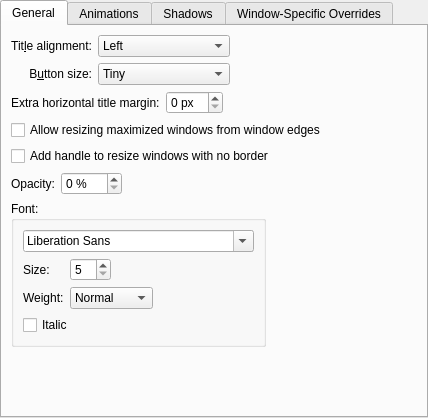
<?xml version="1.0" encoding="UTF-8"?>
<ui version="4.0">
 <class>BreezeConfigurationUI</class>
 <widget class="QWidget" name="BreezeConfigurationUI">
  <property name="geometry">
   <rect>
    <x>0</x>
    <y>0</y>
    <width>428</width>
    <height>418</height>
   </rect>
  </property>
  <layout class="QVBoxLayout" name="verticalLayout">
   <property name="margin">
    <number>0</number>
   </property>
   <item>
    <widget class="QTabWidget" name="tabWidget">
     <property name="currentIndex">
      <number>0</number>
     </property>
     <widget class="QWidget" name="tab">
      <attribute name="title">
       <string>General</string>
      </attribute>
      <layout class="QGridLayout" name="gridLayout_4">
       <item row="0" column="0">
        <widget class="QLabel" name="label_3">
         <property name="text">
          <string>Tit&amp;le alignment:</string>
         </property>
         <property name="alignment">
          <set>Qt::AlignRight|Qt::AlignTrailing|Qt::AlignVCenter</set>
         </property>
         <property name="buddy">
          <cstring>titleAlignment</cstring>
         </property>
        </widget>
       </item>
       <item row="0" column="1">
        <widget class="QComboBox" name="titleAlignment">
         <item>
          <property name="text">
           <string>Left</string>
          </property>
         </item>
         <item>
          <property name="text">
           <string>Center</string>
          </property>
         </item>
         <item>
          <property name="text">
           <string>Center (Full Width)</string>
          </property>
         </item>
         <item>
          <property name="text">
           <string>Right</string>
          </property>
         </item>
        </widget>
       </item>
       <item row="0" column="2">
        <spacer name="horizontalSpacer">
         <property name="orientation">
          <enum>Qt::Horizontal</enum>
         </property>
         <property name="sizeHint" stdset="0">
          <size>
           <width>40</width>
           <height>20</height>
          </size>
         </property>
        </spacer>
       </item>
       <item row="1" column="0">
        <widget class="QLabel" name="label_4">
         <property name="text">
          <string>B&amp;utton size:</string>
         </property>
         <property name="alignment">
          <set>Qt::AlignRight|Qt::AlignTrailing|Qt::AlignVCenter</set>
         </property>
         <property name="buddy">
          <cstring>buttonSize</cstring>
         </property>
        </widget>
       </item>
       <item row="1" column="1">
        <widget class="QComboBox" name="buttonSize">
         <item>
          <property name="text">
           <string>Tiny</string>
          </property>
         </item>
         <item>
          <property name="text">
           <string comment="@item:inlistbox Button size:">Small</string>
          </property>
         </item>
         <item>
          <property name="text">
           <string comment="@item:inlistbox Button size:">Medium</string>
          </property>
         </item>
         <item>
          <property name="text">
           <string comment="@item:inlistbox Button size:">Large</string>
          </property>
         </item>
         <item>
          <property name="text">
           <string comment="@item:inlistbox Button size:">Very Large</string>
          </property>
         </item>
        </widget>
       </item>
       <item row="2" column="0" colspan="3">
        <layout class="QHBoxLayout" name="horizontalLayout">
         <item>
          <widget class="QLabel" name="titleMarginLabel">
           <property name="text">
            <string>Extra horizontal title margin:</string>
           </property>
          </widget>
         </item>
         <item>
          <widget class="QSpinBox" name="titleMarginSpinBox">
           <property name="suffix">
            <string> px</string>
           </property>
          </widget>
         </item>
         <item>
          <spacer name="horizontalSpacer_8">
           <property name="orientation">
            <enum>Qt::Horizontal</enum>
           </property>
           <property name="sizeHint" stdset="0">
            <size>
             <width>40</width>
             <height>20</height>
            </size>
           </property>
          </spacer>
         </item>
        </layout>
       </item>
       <item row="3" column="0" colspan="3">
        <widget class="QCheckBox" name="drawBorderOnMaximizedWindows">
         <property name="text">
          <string>Allow resizing maximized windows from window edges</string>
         </property>
        </widget>
       </item>
       <item row="4" column="0" colspan="3">
        <widget class="QCheckBox" name="drawSizeGrip">
         <property name="text">
          <string>Add handle to resize windows with no border</string>
         </property>
        </widget>
       </item>
       <item row="5" column="0" colspan="3">
        <layout class="QGridLayout" name="gridLayout_2" columnstretch="0,0,0,1">
         <item row="0" column="0">
          <widget class="QLabel" name="label_6">
           <property name="text">
            <string>Opacity:</string>
           </property>
          </widget>
         </item>
         <item row="0" column="1">
          <widget class="QSpinBox" name="opacitySpinBox">
           <property name="suffix">
            <string> %</string>
           </property>
           <property name="maximum">
            <number>100</number>
           </property>
          </widget>
         </item>
         <item row="0" column="2">
          <spacer name="horizontalSpacer_6">
           <property name="orientation">
            <enum>Qt::Horizontal</enum>
           </property>
           <property name="sizeHint" stdset="0">
            <size>
             <width>5</width>
             <height>5</height>
            </size>
           </property>
          </spacer>
         </item>
         <item row="1" column="0" colspan="3">
          <widget class="QGroupBox" name="groupBox">
           <property name="title">
            <string>Font:</string>
           </property>
           <layout class="QGridLayout" name="gridLayout_3">
            <item row="0" column="0" colspan="5">
             <widget class="QFontComboBox" name="fontComboBox"/>
            </item>
            <item row="1" column="1" alignment="Qt::AlignLeft">
             <widget class="QSpinBox" name="fontSizeSpinBox">
              <property name="minimum">
               <number>5</number>
              </property>
              <property name="maximum">
               <number>50</number>
              </property>
             </widget>
            </item>
            <item row="1" column="0">
             <widget class="QLabel" name="label_9">
              <property name="text">
               <string>Size:</string>
              </property>
             </widget>
            </item>
            <item row="1" column="4">
             <spacer name="horizontalSpacer_3">
              <property name="orientation">
               <enum>Qt::Horizontal</enum>
              </property>
              <property name="sizeHint" stdset="0">
               <size>
                <width>5</width>
                <height>5</height>
               </size>
              </property>
             </spacer>
            </item>
            <item row="2" column="0">
             <widget class="QLabel" name="label_8">
              <property name="text">
               <string>Weight:</string>
              </property>
             </widget>
            </item>
            <item row="2" column="1">
             <widget class="QComboBox" name="weightComboBox">
              <property name="currentIndex">
               <number>0</number>
              </property>
              <item>
               <property name="text">
                <string>Normal</string>
               </property>
              </item>
              <item>
               <property name="text">
                <string>Medium</string>
               </property>
              </item>
              <item>
               <property name="text">
                <string>DemiBold</string>
               </property>
              </item>
              <item>
               <property name="text">
                <string>Bold</string>
               </property>
              </item>
              <item>
               <property name="text">
                <string>ExtraBold</string>
               </property>
              </item>
              <item>
               <property name="text">
                <string>Black</string>
               </property>
              </item>
             </widget>
            </item>
            <item row="3" column="0" colspan="2">
             <widget class="QCheckBox" name="italicCheckBox">
              <property name="text">
               <string>Italic</string>
              </property>
             </widget>
            </item>
           </layout>
          </widget>
         </item>
         <item row="1" column="3">
          <spacer name="horizontalSpacer_2">
           <property name="orientation">
            <enum>Qt::Horizontal</enum>
           </property>
           <property name="sizeHint" stdset="0">
            <size>
             <width>5</width>
             <height>5</height>
            </size>
           </property>
          </spacer>
         </item>
        </layout>
       </item>
       <item row="6" column="0" colspan="3">
        <spacer name="verticalSpacer">
         <property name="orientation">
          <enum>Qt::Vertical</enum>
         </property>
         <property name="sizeHint" stdset="0">
          <size>
           <width>20</width>
           <height>40</height>
          </size>
         </property>
        </spacer>
       </item>
      </layout>
     </widget>
     <widget class="QWidget" name="tab_2">
      <attribute name="title">
       <string>Animations</string>
      </attribute>
      <layout class="QGridLayout" name="gridLayout_5">
       <item row="1" column="0">
        <widget class="QLabel" name="animationsDurationLabel">
         <property name="enabled">
          <bool>false</bool>
         </property>
         <property name="text">
          <string>Anima&amp;tions duration:</string>
         </property>
         <property name="alignment">
          <set>Qt::AlignRight|Qt::AlignTrailing|Qt::AlignVCenter</set>
         </property>
         <property name="buddy">
          <cstring>animationsDuration</cstring>
         </property>
        </widget>
       </item>
       <item row="1" column="1">
        <widget class="QSpinBox" name="animationsDuration">
         <property name="enabled">
          <bool>false</bool>
         </property>
         <property name="suffix">
          <string> ms</string>
         </property>
         <property name="maximum">
          <number>500</number>
         </property>
        </widget>
       </item>
       <item row="1" column="2">
        <spacer name="horizontalSpacer_4">
         <property name="orientation">
          <enum>Qt::Horizontal</enum>
         </property>
         <property name="sizeHint" stdset="0">
          <size>
           <width>40</width>
           <height>20</height>
          </size>
         </property>
        </spacer>
       </item>
       <item row="0" column="0" colspan="3">
        <widget class="QCheckBox" name="animationsEnabled">
         <property name="text">
          <string>Enable animations</string>
         </property>
        </widget>
       </item>
       <item row="2" column="0" colspan="3">
        <spacer name="verticalSpacer_2">
         <property name="orientation">
          <enum>Qt::Vertical</enum>
         </property>
         <property name="sizeHint" stdset="0">
          <size>
           <width>20</width>
           <height>40</height>
          </size>
         </property>
        </spacer>
       </item>
      </layout>
     </widget>
     <widget class="QWidget" name="tab_4">
      <attribute name="title">
       <string>Shadows</string>
      </attribute>
      <layout class="QGridLayout" name="gridLayout">
       <item row="0" column="0">
        <widget class="QLabel" name="label">
         <property name="text">
          <string>Si&amp;ze:</string>
         </property>
         <property name="alignment">
          <set>Qt::AlignRight|Qt::AlignTrailing|Qt::AlignVCenter</set>
         </property>
         <property name="buddy">
          <cstring>shadowSize</cstring>
         </property>
        </widget>
       </item>
       <item row="0" column="1">
        <widget class="QComboBox" name="shadowSize">
         <item>
          <property name="text">
           <string comment="@item:inlistbox Button size:">None</string>
          </property>
         </item>
         <item>
          <property name="text">
           <string comment="@item:inlistbox Button size:">Small</string>
          </property>
         </item>
         <item>
          <property name="text">
           <string comment="@item:inlistbox Button size:">Medium</string>
          </property>
         </item>
         <item>
          <property name="text">
           <string comment="@item:inlistbox Button size:">Large</string>
          </property>
         </item>
         <item>
          <property name="text">
           <string comment="@item:inlistbox Button size:">Very Large</string>
          </property>
         </item>
        </widget>
       </item>
       <item row="1" column="0">
        <widget class="QLabel" name="label_2">
         <property name="text">
          <string comment="strength of the shadow (from transparent to opaque)">S&amp;trength:</string>
         </property>
         <property name="alignment">
          <set>Qt::AlignRight|Qt::AlignTrailing|Qt::AlignVCenter</set>
         </property>
         <property name="buddy">
          <cstring>shadowStrength</cstring>
         </property>
        </widget>
       </item>
       <item row="1" column="1">
        <widget class="QSpinBox" name="shadowStrength">
         <property name="suffix">
          <string>%</string>
         </property>
         <property name="minimum">
          <number>10</number>
         </property>
         <property name="maximum">
          <number>100</number>
         </property>
        </widget>
       </item>
       <item row="1" column="2">
        <spacer name="horizontalSpacer_5">
         <property name="orientation">
          <enum>Qt::Horizontal</enum>
         </property>
         <property name="sizeHint" stdset="0">
          <size>
           <width>40</width>
           <height>20</height>
          </size>
         </property>
        </spacer>
       </item>
       <item row="2" column="0">
        <widget class="QLabel" name="label_5">
         <property name="text">
          <string>Color:</string>
         </property>
         <property name="alignment">
          <set>Qt::AlignRight|Qt::AlignTrailing|Qt::AlignVCenter</set>
         </property>
        </widget>
       </item>
       <item row="2" column="1">
        <widget class="KColorButton" name="shadowColor"/>
       </item>
       <item row="3" column="0" colspan="3">
        <spacer name="verticalSpacer_3">
         <property name="orientation">
          <enum>Qt::Vertical</enum>
         </property>
         <property name="sizeHint" stdset="0">
          <size>
           <width>20</width>
           <height>40</height>
          </size>
         </property>
        </spacer>
       </item>
      </layout>
     </widget>
     <widget class="QWidget" name="tab_3">
      <attribute name="title">
       <string>Window-Specific Overrides</string>
      </attribute>
      <layout class="QVBoxLayout" name="verticalLayout_3">
       <item>
        <widget class="Breeze::ExceptionListWidget" name="exceptions" native="true">
         <property name="sizePolicy">
          <sizepolicy hsizetype="Preferred" vsizetype="Expanding">
           <horstretch>0</horstretch>
           <verstretch>0</verstretch>
          </sizepolicy>
         </property>
        </widget>
       </item>
      </layout>
     </widget>
    </widget>
   </item>
  </layout>
 </widget>
 <customwidgets>
  <customwidget>
   <class>KColorButton</class>
   <extends>QPushButton</extends>
   <header>kcolorbutton.h</header>
  </customwidget>
  <customwidget>
   <class>Breeze::ExceptionListWidget</class>
   <extends>QWidget</extends>
   <header>config/breezeexceptionlistwidget.h</header>
   <container>1</container>
  </customwidget>
 </customwidgets>
 <tabstops>
  <tabstop>tabWidget</tabstop>
  <tabstop>titleAlignment</tabstop>
  <tabstop>buttonSize</tabstop>
  <tabstop>titleMarginSpinBox</tabstop>
  <tabstop>drawBorderOnMaximizedWindows</tabstop>
  <tabstop>drawSizeGrip</tabstop>
  <tabstop>animationsEnabled</tabstop>
  <tabstop>animationsDuration</tabstop>
  <tabstop>shadowSize</tabstop>
  <tabstop>shadowStrength</tabstop>
  <tabstop>shadowColor</tabstop>
 </tabstops>
 <resources/>
 <connections>
  <connection>
   <sender>animationsEnabled</sender>
   <signal>toggled(bool)</signal>
   <receiver>animationsDurationLabel</receiver>
   <slot>setEnabled(bool)</slot>
   <hints>
    <hint type="sourcelabel">
     <x>34</x>
     <y>194</y>
    </hint>
    <hint type="destinationlabel">
     <x>84</x>
     <y>221</y>
    </hint>
   </hints>
  </connection>
  <connection>
   <sender>animationsEnabled</sender>
   <signal>toggled(bool)</signal>
   <receiver>animationsDuration</receiver>
   <slot>setEnabled(bool)</slot>
   <hints>
    <hint type="sourcelabel">
     <x>108</x>
     <y>194</y>
    </hint>
    <hint type="destinationlabel">
     <x>141</x>
     <y>229</y>
    </hint>
   </hints>
  </connection>
 </connections>
</ui>
